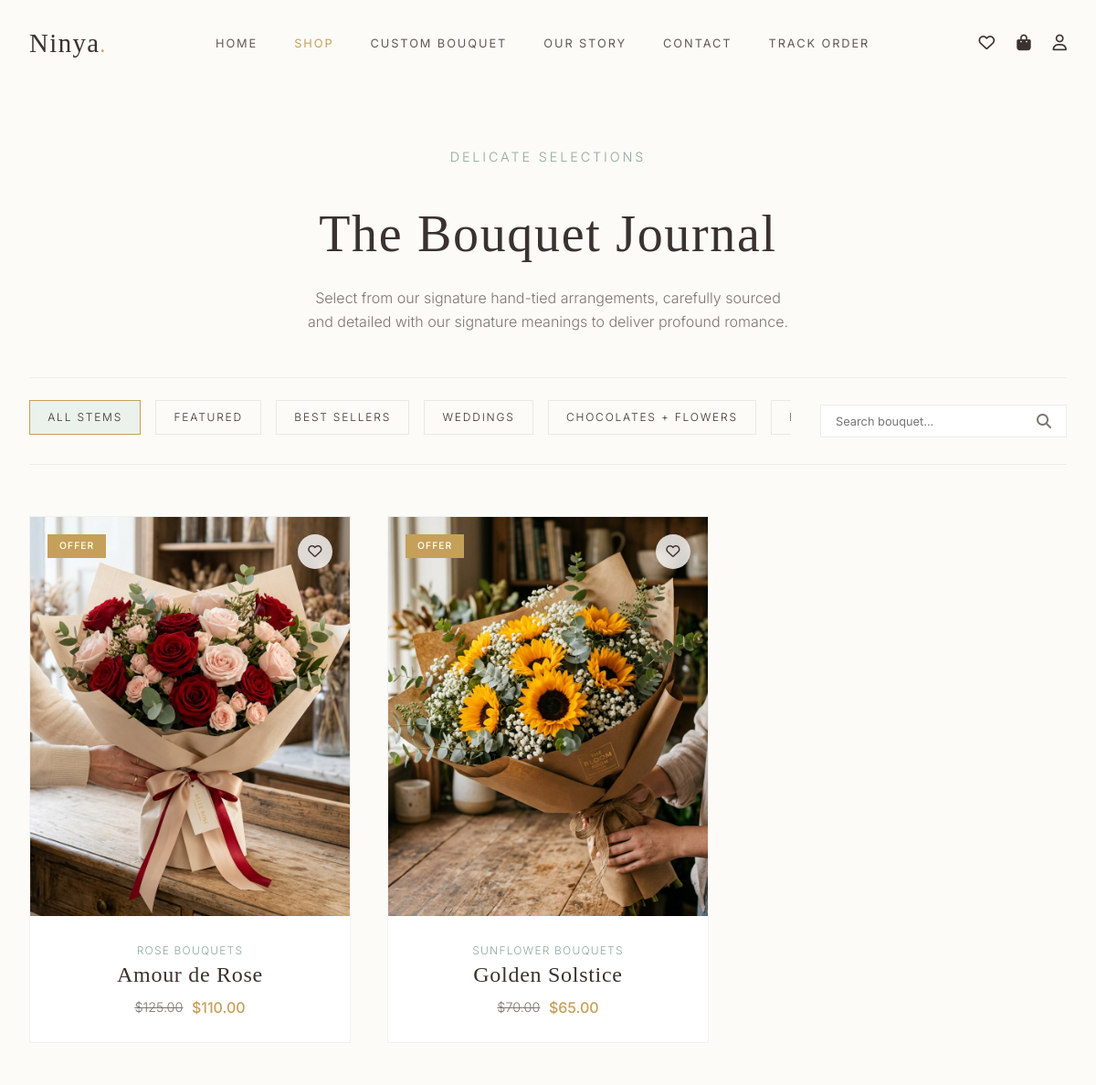
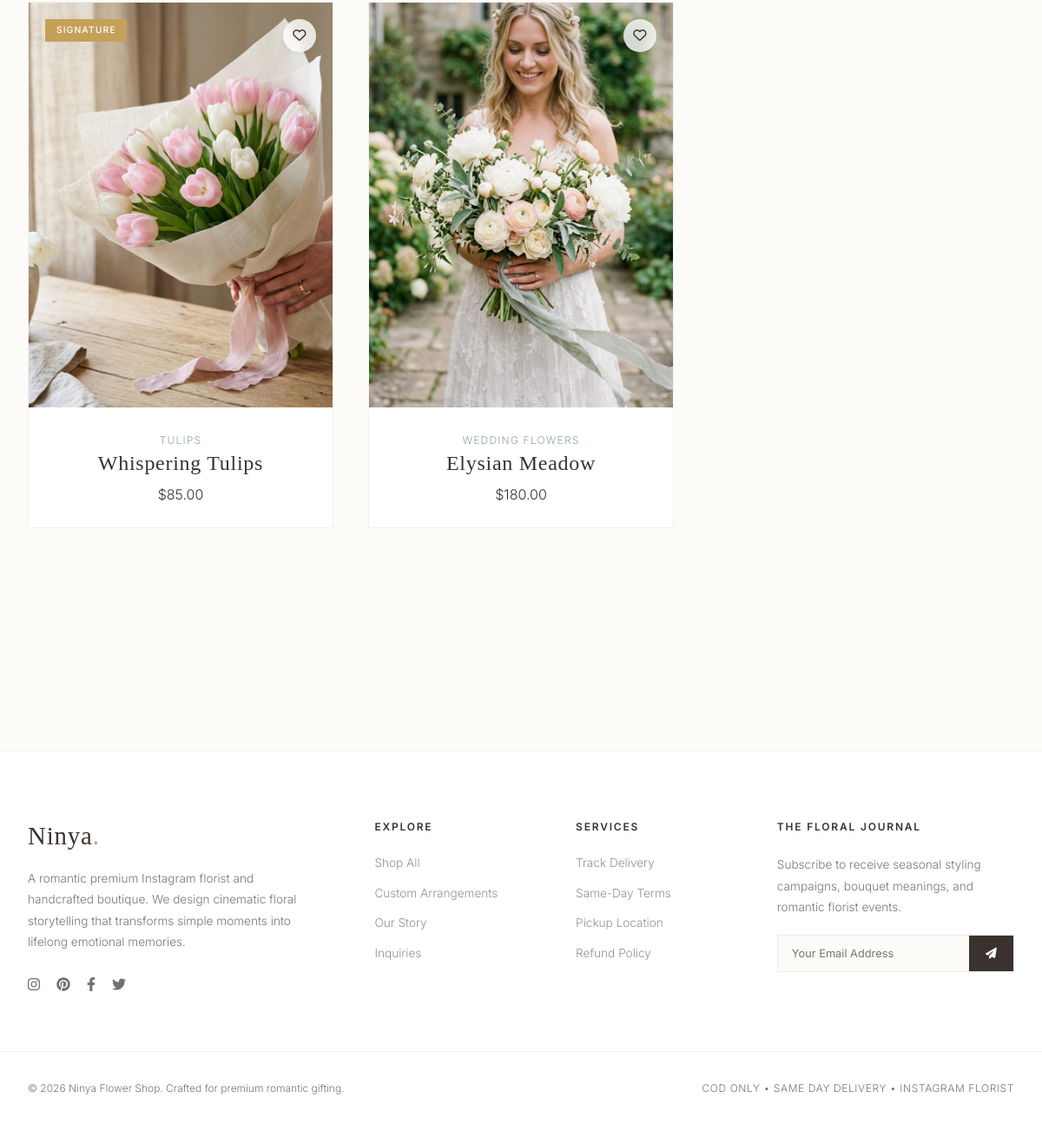
The page /shop.php on the database its author committed (2 pictures, top to bottom).
### tables this page shows
CREATE TABLE categories (
    id INT AUTO_INCREMENT PRIMARY KEY,
    name VARCHAR(100) NOT NULL,
    slug VARCHAR(100) NOT NULL UNIQUE,
    description TEXT NULL,
    created_at TIMESTAMP DEFAULT CURRENT_TIMESTAMP
);

CREATE TABLE bouquets (
    id INT AUTO_INCREMENT PRIMARY KEY,
    category_id INT,
    name VARCHAR(150) NOT NULL,
    slug VARCHAR(150) NOT NULL UNIQUE,
    description TEXT NOT NULL,
    meaning TEXT NOT NULL,
    price DECIMAL(10, 2) NOT NULL,
    sale_price DECIMAL(10, 2) DEFAULT NULL,
    stock INT DEFAULT 0,
    image_url VARCHAR(255) NOT NULL,
    is_featured TINYINT(1) DEFAULT 0,
    is_best_seller TINYINT(1) DEFAULT 0,
    is_wedding TINYINT(1) DEFAULT 0,
    created_at TIMESTAMP DEFAULT CURRENT_TIMESTAMP,
    FOREIGN KEY (category_id) REFERENCES categories(id) ON DELETE SET NULL
);

### includes/helpers.php (called while the page is built, shortened)
<?php
require_once __DIR__ . '/db.php';
function e($val) {
    return htmlspecialchars($val ?? '', ENT_QUOTES, 'UTF-8');
}
function format_price($price) {
    return CURRENCY . number_format((float)$price, 2);
}
function get_categories() {
    global $pdo;
    $stmt = $pdo->query("SELECT * FROM categories ORDER BY name ASC");
    return $stmt->fetchAll();
}

### shop.php (the view, shortened to what this page needs)
<?php
require_once __DIR__ . '/includes/db.php';
require_once __DIR__ . '/includes/helpers.php';
$search = isset($_GET['search']) ? trim($_GET['search']) : '';
$category_slug = isset($_GET['category']) ? trim($_GET['category']) : '';
$filter_tag = isset($_GET['tag']) ? trim($_GET['tag']) : '';
$query_str = "SELECT b.*, c.name as category_name, c.slug as category_slug
              FROM bouquets b
              LEFT JOIN categories c ON b.category_id = c.id
              WHERE b.stock > 0";
$params = [];
$query_str .= " ORDER BY b.created_at DESC";
try {
    $stmt = $pdo->prepare($query_str);
    $stmt->execute($params);
    $bouquets = $stmt->fetchAll();
    $categories = get_categories();
} catch (PDOException $e) {
    $bouquets = [];
    $categories = [];
}
?>
<!DOCTYPE html>
<html lang="en">
<head>
    <link rel="stylesheet" href="assets/css/main.css">
    <link rel="stylesheet" href="assets/css/custom.css">
</head>
<body style="background-color: var(--bg-warm);">
    <?php include __DIR__ . '/components/navbar.php'; ?>
    <section style="padding: 5rem 0 3rem 0; text-align: center;">
        <div class="container" style="max-width: 600px;">
            <span class="section-subtitle">Delicate Selections</span>
            <h1 style="font-family: var(--font-serif); font-size: 3.5rem; color: var(--text-charcoal); margin-bottom: 1.5rem;">
                The Bouquet Journal
            </h1>
            <p style="font-size: 1rem; color: var(--text-muted); font-weight: 300;">
                Select from our signature hand-tied arrangements, carefully sourced and detailed with our signature meanings to deliver profound romance.
            </p>
        </div>
    </section>
    <section style="padding-bottom: 7rem;">
        <div class="container">
            <div style="display: flex; justify-content: space-between; align-items: center; padding: 1.5rem 0; margin-bottom: 3.5rem; border-top: var(--border-soft); border-bottom: var(--border-soft); gap: 2rem; flex-wrap: wrap;">
                <div style="display: flex; gap: 1rem; overflow-x: auto; padding-bottom: 0.5rem; flex: 1;">
                    <a href="shop.php" class="btn" style="padding: 0.5rem 1.2rem; font-size: 0.75rem; border: 1px solid <?php echo $category_slug === '' && $filter_tag === '' ? 'var(--gold)' : 'rgba(143,168,155,0.2)'; ?>; background: <?php echo $category_slug === '' && $filter_tag === '' ? 'var(--sage-light)' : 'transparent'; ?>; color: var(--text-charcoal); flex-shrink: 0; white-space: nowrap;">All Stems</a>
                    <a href="shop.php?tag=featured" class="btn" style="padding: 0.5rem 1.2rem; font-size: 0.75rem; border: 1px solid <?php echo $filter_tag === 'featured' ? 'var(--gold)' : 'rgba(143,168,155,0.2)'; ?>; background: <?php echo $filter_tag === 'featured' ? 'var(--sage-light)' : 'transparent'; ?>; color: var(--text-charcoal); flex-shrink: 0; white-space: nowrap;">Featured</a>
                    <a href="shop.php?tag=bestseller" class="btn" style="padding: 0.5rem 1.2rem; font-size: 0.75rem; border: 1px solid <?php echo $filter_tag === 'bestseller' ? 'var(--gold)' : 'rgba(143,168,155,0.2)'; ?>; background: <?php echo $filter_tag === 'bestseller' ? 'var(--sage-light)' : 'transparent'; ?>; color: var(--text-charcoal); flex-shrink: 0; white-space: nowrap;">Best Sellers</a>
                    <a href="shop.php?tag=wedding" class="btn" style="padding: 0.5rem 1.2rem; font-size: 0.75rem; border: 1px solid <?php echo $filter_tag === 'wedding' ? 'var(--gold)' : 'rgba(143,168,155,0.2)'; ?>; background: <?php echo $filter_tag === 'wedding' ? 'var(--sage-light)' : 'transparent'; ?>; color: var(--text-charcoal); flex-shrink: 0; white-space: nowrap;">Weddings</a>
                    <?php foreach ($categories as $cat): ?>
                        <a href="shop.php?category=<?php echo $cat['slug']; ?>" class="btn" style="padding: 0.5rem 1.2rem; font-size: 0.75rem; border: 1px solid <?php echo $category_slug === $cat['slug'] ? 'var(--gold)' : 'rgba(143,168,155,0.2)'; ?>; background: <?php echo $category_slug === $cat['slug'] ? 'var(--sage-light)' : 'transparent'; ?>; color: var(--text-charcoal); white-space: nowrap; flex-shrink: 0;"><?php echo e($cat['name']); ?></a>
                    <?php endforeach; ?>
                </div>
                <form action="shop.php" method="GET" style="display: flex; border: 1px solid rgba(143,168,155,0.2); background-color: var(--bg-white);">
                    <input type="text" name="search" placeholder="Search bouquet..." value="<?php echo e($search); ?>" style="border: none; padding: 0.6rem 1rem; font-size: 0.8rem; width: 220px; background: transparent;">
                    <button type="submit" style="background: transparent; border: none; padding: 0 1rem; cursor: pointer; color: var(--text-muted);">
                        <i class="fas fa-search"></i>
                    </button>
                </form>
            </div>
            <?php if (!empty($bouquets)): ?>
                <div class="pinterest-grid">
                    <?php foreach ($bouquets as $bouquet): ?>
                        <div class="pinterest-item">
                            <?php include __DIR__ . '/components/bouquet-card.php'; ?>
                        </div>
                    <?php endforeach; ?>
                </div>
            <?php endif; ?>
        </div>
    </section>
    <?php include __DIR__ . '/components/footer.php'; ?>
</body>
</html>

### components/bouquet-card.php (shortened to what this page needs)
<?php
$is_wished = false;
$badge = '';
if ($bouquet['stock'] <= 0) {
    $badge = 'Out of Stock';
} elseif ($bouquet['sale_price'] !== null && $bouquet['sale_price'] < $bouquet['price']) {
    $badge = 'Offer';
} elseif ($bouquet['is_featured']) {
    $badge = 'Signature';
} elseif ($bouquet['is_best_seller']) {
    $badge = 'Popular';
}
?>
<div class="bouquet-card">
    <div class="card-img-wrapper">
        <?php if ($badge): ?>
            <span class="card-badge"><?php echo e($badge); ?></span>
        <?php endif; ?>
        <button class="card-wishlist-btn wishlist-trigger-btn <?php echo $is_wished ? 'active' : ''; ?>"
                data-bouquet-id="<?php echo $bouquet['id']; ?>"
                title="<?php echo $is_wished ? 'Remove from wishlist' : 'Save to wishlist'; ?>">
            <i class="<?php echo $is_wished ? 'fas' : 'far'; ?> fa-heart"></i>
        </button>
        <a href="bouquet.php?slug=<?php echo $bouquet['slug']; ?>">
            <img src="<?php echo e($bouquet['image_url']); ?>" alt="<?php echo e($bouquet['name']); ?>" class="bouquet-card-img" loading="lazy">
        </a>
    </div>
    <div class="card-info">
        <span class="card-category">
            <?php echo isset($bouquet['category_name']) ? e($bouquet['category_name']) : 'Bespoke Floral'; ?>
        </span>
        <h3 class="card-title">
            <a href="bouquet.php?slug=<?php echo $bouquet['slug']; ?>"><?php echo e($bouquet['name']); ?></a>
        </h3>
        <div class="card-price">
            <?php if ($bouquet['sale_price'] !== null && $bouquet['sale_price'] < $bouquet['price']): ?>
                <span class="original-price"><?php echo format_price($bouquet['price']); ?></span>
                <span class="sale-price"><?php echo format_price($bouquet['sale_price']); ?></span>
            <?php else: ?>
                <span><?php echo format_price($bouquet['price']); ?></span>
            <?php endif; ?>
        </div>
    </div>
</div>

### rows shown on the page
categories: name "CHOCOLATES + FLOWERS"
bouquets: badge "OFFER", image_url (picture), category.name "ROSE BOUQUETS", name "Amour de Rose", price "$125.00", sale_price "$110.00"
bouquets: badge "SIGNATURE", image_url (picture), category.name "TULIPS", name "Whispering Tulips", price "$85.00"
bouquets: badge "OFFER", image_url (picture), category.name "SUNFLOWER BOUQUETS", name "Golden Solstice", price "$70.00", sale_price "$65.00"
bouquets: image_url (picture), category.name "WEDDING FLOWERS", name "Elysian Meadow", price "$180.00"
